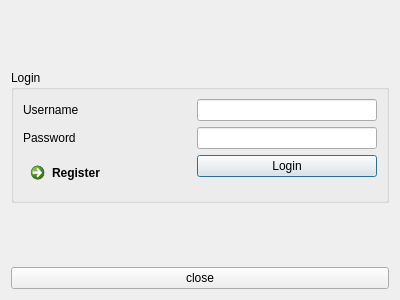
<?xml version="1.0" encoding="UTF-8"?>
<ui version="4.0">
 <class>loginDialog</class>
 <widget class="QDialog" name="loginDialog">
  <property name="geometry">
   <rect>
    <x>0</x>
    <y>0</y>
    <width>400</width>
    <height>300</height>
   </rect>
  </property>
  <property name="windowTitle">
   <string>Dialog</string>
  </property>
  <layout class="QVBoxLayout" name="verticalLayout_2">
   <item>
    <layout class="QVBoxLayout" name="verticalLayout">
     <item>
      <spacer name="verticalSpacer_2">
       <property name="orientation">
        <enum>Qt::Vertical</enum>
       </property>
       <property name="sizeHint" stdset="0">
        <size>
         <width>20</width>
         <height>40</height>
        </size>
       </property>
      </spacer>
     </item>
     <item>
      <widget class="QGroupBox" name="groupBox">
       <property name="title">
        <string>Login</string>
       </property>
       <layout class="QVBoxLayout" name="verticalLayout_3">
        <item>
         <layout class="QFormLayout" name="formLayout">
          <item row="1" column="0">
           <widget class="QLabel" name="label">
            <property name="text">
             <string>Password</string>
            </property>
           </widget>
          </item>
          <item row="0" column="0">
           <widget class="QLabel" name="label_2">
            <property name="text">
             <string>Username</string>
            </property>
           </widget>
          </item>
          <item row="2" column="1">
           <widget class="QPushButton" name="pushButton">
            <property name="text">
             <string>Login</string>
            </property>
           </widget>
          </item>
          <item row="0" column="1">
           <widget class="QLineEdit" name="uname"/>
          </item>
          <item row="1" column="1">
           <widget class="QLineEdit" name="password"/>
          </item>
          <item row="2" column="0">
           <widget class="QCommandLinkButton" name="commandLinkButton">
            <property name="text">
             <string>Register</string>
            </property>
           </widget>
          </item>
         </layout>
        </item>
       </layout>
      </widget>
     </item>
     <item>
      <spacer name="verticalSpacer">
       <property name="orientation">
        <enum>Qt::Vertical</enum>
       </property>
       <property name="sizeHint" stdset="0">
        <size>
         <width>20</width>
         <height>40</height>
        </size>
       </property>
      </spacer>
     </item>
     <item>
      <widget class="QPushButton" name="pushButton_2">
       <property name="text">
        <string>close</string>
       </property>
      </widget>
     </item>
    </layout>
   </item>
  </layout>
 </widget>
 <resources/>
 <connections/>
</ui>
